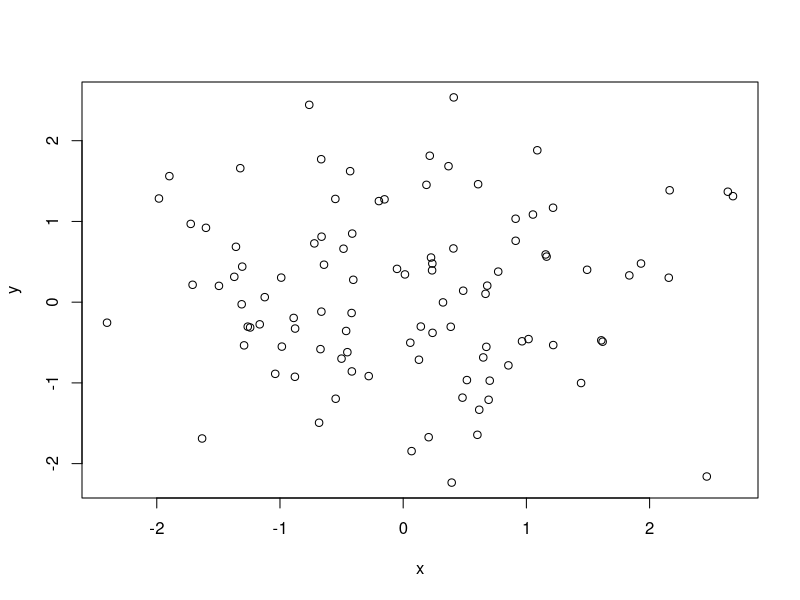
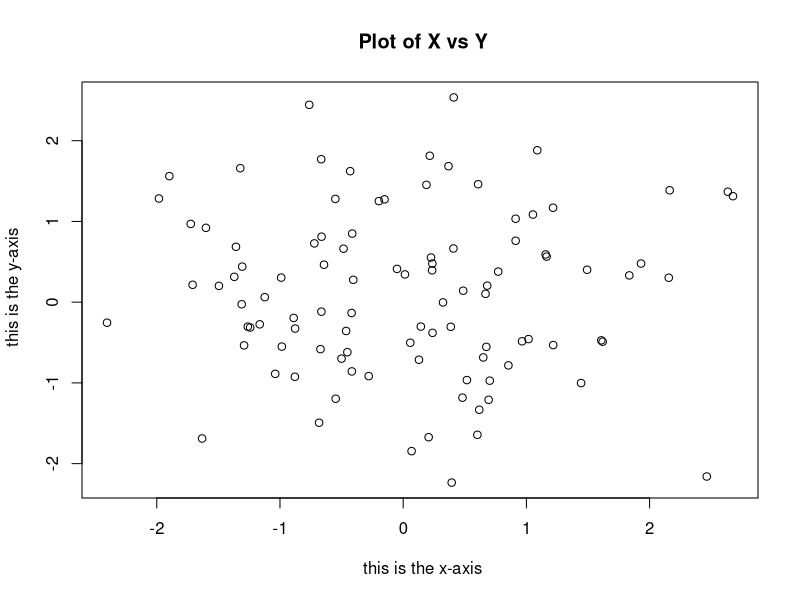

These figures' R source, in order:
## ---- chunk 1
knitr::opts_chunk$set(echo = TRUE)
## ---- chunk 2
x <- c(1,3,2,5)
x
x = c(1,6,2)
x
y = c(1,4,3)
## ---- chunk 3
length(x)
length(y)
x+y
## ---- chunk 4
ls()
rm(x,y)
ls()
## ---- chunk 5
rm(list=ls())
## ---- chunk 6
x=matrix (data=c(1,2,3,4) , nrow=2, ncol =2)
x
## ---- chunk 7
x=matrix (data=c(1,2,3,4) , nrow=2, ncol =2,byrow = TRUE)
x
## ---- chunk 8
sqrt(x) #square root
x^2 #power
## ---- chunk 9
x=rnorm (50)
y=x+rnorm (50, mean=50, sd=.1)
cor(x,y)

set.seed (1303)
rnorm (50)

## ---- chunk 10
set.seed(3)
y=rnorm (100)
mean(y)
var(y)
sqrt(var(y))
sd(y)
## ---- chunk 11
x=rnorm (100)
y=rnorm (100)
plot(x,y)
plot(x,y,xlab=" this is the x-axis",ylab=" this is the y-axis", main=" Plot of X vs Y")
